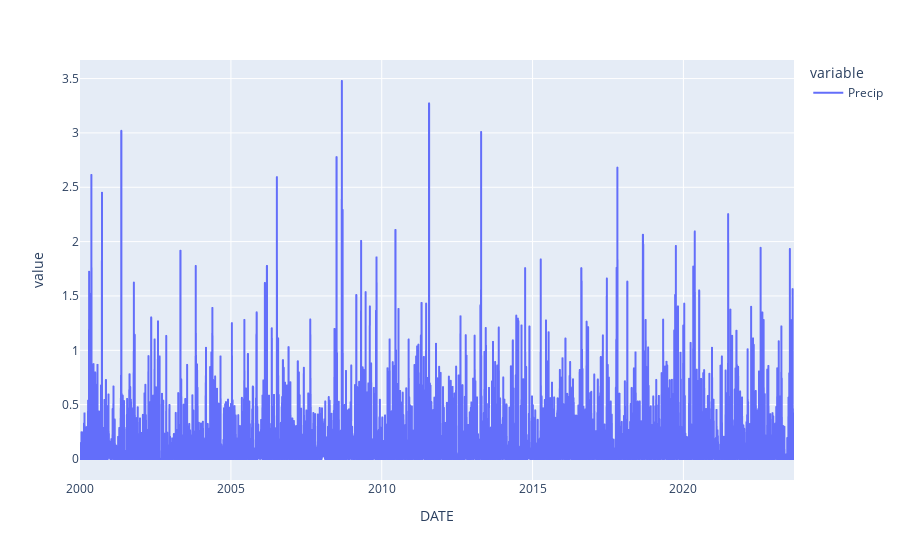

Notebook code cell kept with this figure:
### Code cell
px.line(data['Precip'])

### Figure 1 — Plotly figure (JSON) as saved in the notebook; plotly's stock layout.template omitted (floating-point values rounded to 4 significant figures; data arrays with more than 128 entries replaced by an {"elided": "..."} marker saying what was removed)
{"data": [{"hovertemplate": "variable=Precip<br>DATE=%{x}<br>value=%{y}<extra></extra>", "legendgroup": "Precip", "line": {"color": "#636efa", "dash": "solid"}, "marker": {"symbol": "circle"}, "mode": "lines", "name": "Precip", "showlegend": true, "type": "scattergl", "x": {"elided": "8645 str values"}, "xaxis": "x", "y": {"elided": "8645 float values"}, "yaxis": "y"}], "layout": {"legend": {"title": {"text": "variable"}, "tracegroupgap": 0}, "margin": {"t": 60}, "xaxis": {"anchor": "y", "domain": [0, 1], "title": {"text": "DATE"}}, "yaxis": {"anchor": "x", "domain": [0, 1], "title": {"text": "value"}}}}
